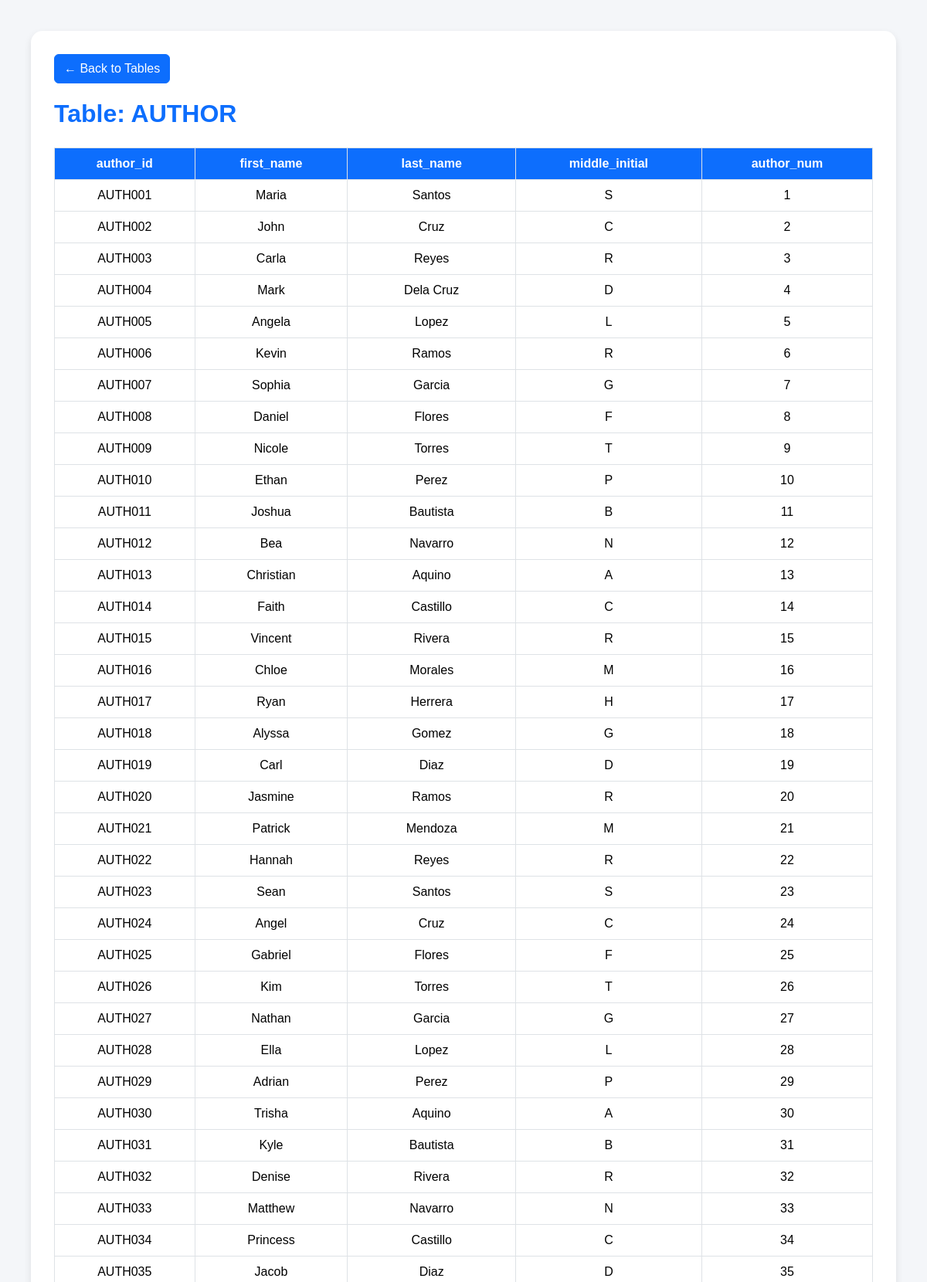
/php/view-table.php?table=author (upper part), run on the app's committed database.
### tables this page shows
CREATE TABLE `author` (
  `author_id` varchar(20) NOT NULL,
  `first_name` varchar(50) NOT NULL,
  `last_name` varchar(50) NOT NULL,
  `middle_initial` char(1) DEFAULT NULL,
  `author_num` varchar(50) DEFAULT NULL
);

### php/view-table.php (the view, shortened to what this page needs)
<?php
$host = "localhost";
$user = "root";
$password = "";
$database = "booktrace";
$conn = mysqli_connect($host, $user, $password, $database);
$table = $_GET['table'];
$sql = "SELECT * FROM `$table`";
$result = mysqli_query($conn, $sql);
?>
<!DOCTYPE html>
<html lang="en">
<head>
    <link href="https://cdn.jsdelivr.net/npm/bootstrap@5.3.3/dist/css/bootstrap.min.css"
          rel="stylesheet">
</head>
<body>
<div class="table-container">
    <a href="tables.php"
       class="btn btn-primary back-btn">
        ← Back to Tables
    </a>
    <h2>
        Table:
        <?php echo strtoupper($table); ?>
    </h2>
    <table class="table table-bordered table-hover">
        <thead>
            <tr>
                <?php
                $fields = mysqli_fetch_fields($result);
                foreach($fields as $field){
                    echo "<th>" . $field->name . "</th>";
                }
                ?>
            </tr>
        </thead>
        <tbody>
            <?php
            if(mysqli_num_rows($result) > 0){
                while($row = mysqli_fetch_assoc($result)){
                    echo "<tr>";
                    foreach($row as $data){
                        echo "<td>" . $data . "</td>";
                    }
                    echo "</tr>";
                }
            }
            ?>
        </tbody>
    </table>
</div>
</body>
</html>

### php/view-table.php (style rules this page uses)
body { background-color:#f4f6f9; font-family:Arial, sans-serif; padding:40px; }
.table-container { background:white; padding:30px; border-radius:15px; box-shadow:0 4px 10px rgba(0,0,0,0.1); }
h2 { margin-bottom:25px; color:#0d6efd; font-weight:bold; }
table { width:100%; }
th { background:#0d6efd !important; color:white !important; text-align:center; }
td { text-align:center; vertical-align:middle; }
.back-btn { margin-bottom:20px; }

### data on the page
author: author_id "AUTH001", first_name "Maria", last_name "Santos", middle_initial "S", author_num "1"
author: author_id "AUTH002", first_name "John", last_name "Cruz", middle_initial "C", author_num "2"
author: author_id "AUTH003", first_name "Carla", last_name "Reyes", middle_initial "R", author_num "3"
author: author_id "AUTH004", first_name "Mark", last_name "Dela Cruz", middle_initial "D", author_num "4"
author: author_id "AUTH005", first_name "Angela", last_name "Lopez", middle_initial "L", author_num "5"
author: author_id "AUTH006", first_name "Kevin", last_name "Ramos", middle_initial "R", author_num "6"
author: author_id "AUTH007", first_name "Sophia", last_name "Garcia", middle_initial "G", author_num "7"
author: author_id "AUTH008", first_name "Daniel", last_name "Flores", middle_initial "F", author_num "8"
author: author_id "AUTH009", first_name "Nicole", last_name "Torres", middle_initial "T", author_num "9"
author: author_id "AUTH010", first_name "Ethan", last_name "Perez", middle_initial "P", author_num "10"
author: author_id "AUTH011", first_name "Joshua", last_name "Bautista", middle_initial "B", author_num "11"
author: author_id "AUTH012", first_name "Bea", last_name "Navarro", middle_initial "N", author_num "12"
author: author_id "AUTH013", first_name "Christian", last_name "Aquino", middle_initial "A", author_num "13"
author: author_id "AUTH014", first_name "Faith", last_name "Castillo", middle_initial "C", author_num "14"
author: author_id "AUTH015", first_name "Vincent", last_name "Rivera", middle_initial "R", author_num "15"
author: author_id "AUTH016", first_name "Chloe", last_name "Morales", middle_initial "M", author_num "16"
author: author_id "AUTH017", first_name "Ryan", last_name "Herrera", middle_initial "H", author_num "17"
author: author_id "AUTH018", first_name "Alyssa", last_name "Gomez", middle_initial "G", author_num "18"
author: author_id "AUTH019", first_name "Carl", last_name "Diaz", middle_initial "D", author_num "19"
author: author_id "AUTH020", first_name "Jasmine", last_name "Ramos", middle_initial "R", author_num "20"
author: author_id "AUTH021", first_name "Patrick", last_name "Mendoza", middle_initial "M", author_num "21"
author: author_id "AUTH022", first_name "Hannah", last_name "Reyes", middle_initial "R", author_num "22"
author: author_id "AUTH023", first_name "Sean", last_name "Santos", middle_initial "S", author_num "23"
author: author_id "AUTH024", first_name "Angel", last_name "Cruz", middle_initial "C", author_num "24"
author: author_id "AUTH025", first_name "Gabriel", last_name "Flores", middle_initial "F", author_num "25"
author: author_id "AUTH026", first_name "Kim", last_name "Torres", middle_initial "T", author_num "26"
author: author_id "AUTH027", first_name "Nathan", last_name "Garcia", middle_initial "G", author_num "27"
author: author_id "AUTH028", first_name "Ella", last_name "Lopez", middle_initial "L", author_num "28"
author: author_id "AUTH029", first_name "Adrian", last_name "Perez", middle_initial "P", author_num "29"
author: author_id "AUTH030", first_name "Trisha", last_name "Aquino", middle_initial "A", author_num "30"
author: author_id "AUTH031", first_name "Kyle", last_name "Bautista", middle_initial "B", author_num "31"
author: author_id "AUTH032", first_name "Denise", last_name "Rivera", middle_initial "R", author_num "32"
author: author_id "AUTH033", first_name "Matthew", last_name "Navarro", middle_initial "N", author_num "33"
author: author_id "AUTH034", first_name "Princess", last_name "Castillo", middle_initial "C", author_num "34"
author: author_id "AUTH035", first_name "Jacob", last_name "Diaz", middle_initial "D", author_num "35"

### other printed values
$table "AUTHOR"
$field->name "author_id"
$field->name "first_name"
$field->name "last_name"
$field->name "middle_initial"
$field->name "author_num"
